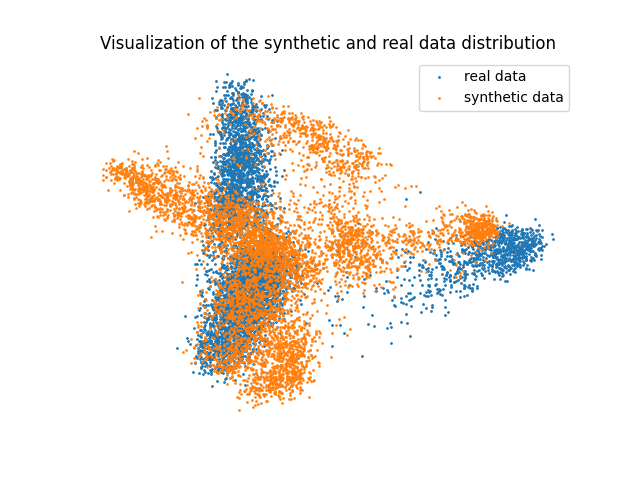

Source code (Python):
# !/usr/bin/env python
# coding: utf-8
#
# Author: Jiaojiao Ye
# Date:   27 June 2024

import os
import torch
import clip
from PIL import Image
import matplotlib.pyplot as plt
from sklearn.preprocessing import StandardScaler
from sklearn.decomposition import PCA

def main():
    # Load feature extractor
    device = "cuda:1" if torch.cuda.is_available() else "cpu"
    model, preprocess = clip.load("ViT-B/32", device=device)
    
    data_folder_root = "/mnt/nas/jiaojiao/data/VOCdevkit/VOC2012/JPEGImages/"
    img_list = "/mnt/nas/jiaojiao/2024/wsss_sam/metadata/pascal/train_aug(id).txt"
    syn_folder_root = "/mnt/nas/jiaojiao/data/VOC_new/VOC2012"
    syn_list = "/mnt/nas/jiaojiao/data/VOC_new/VOC2012/ImageSets/SegmentationAug/train_aug_syn1.txt"
    
    data_folder_root = "/mnt/nas/jiaojiao/data/VOC_new/VOC2012"
    img_list = "/mnt/nas/jiaojiao/data/VOC_new/VOC2012/ImageSets/SegmentationAug/train_aug_syn1.txt"
    syn_folder_root = "/mnt/nas/jiaojiao/data/VOC_new/VOC2012"
    syn_list = "/mnt/nas/jiaojiao/data/VOC_new/VOC2012/ImageSets/SegmentationAug/train_aug_synvoc.txt"

    # Load data
#     with open(img_list) as f:
#         imgs = []
#         for name in f:
#     #         img_list.append(line[:-1])
#             imgs.append(preprocess(Image.open( os.path.join(data_folder_root, name[:-1]+".jpg"))))
    
    with open(img_list) as f:
        imgs = []
        for name in f:
            name, _ = name.split(" ")
            name_new = name.replace(".png", "_new.png")
            try:
                imgs.append(preprocess(Image.open( data_folder_root+ name_new)) )
            except:
                continue
                
                
    # Load synthetic data
    with open(syn_list) as f:
        syns = []
        for name in f:
            name, _ =name.split(" ")
            name_new = name.replace(".png", "_new.png")
            try:
                syns.append(preprocess(Image.open( syn_folder_root+ name_new)) )
            except:
                continue
                
    # Extract features using CLIP encoder
    with torch.no_grad():
        image_embeddings = model.encode_image(torch.stack(imgs[:6000]).to(device))
        syn_embeddings = model.encode_image(torch.stack(syns[:6000]).to(device))

    # PCA on feature matrix
    scaler = StandardScaler()    
    x_scaled = scaler.fit_transform(image_embeddings.cpu())

    # Apply PCA
    pca = PCA(n_components=2)
    x_pca = pca.fit_transform(x_scaled)

    # Sample data
    x = x_pca[:,0]
    y = x_pca[:,1]

    # Synthetic data
    x_syn_scaled = scaler.fit_transform(syn_embeddings.cpu())

    # Apply PCA
    pca = PCA(n_components=2)
    x_syn_pca = pca.fit_transform(x_syn_scaled)


    # Sample data
    x_syn = x_syn_pca[:,0]
    y_syn = x_syn_pca[:,1]

    # Create scatter plot
    plt.scatter(x, y, s=1.0,)
    plt.scatter(x_syn, y_syn,s=1.0, alpha=0.9,  c='tab:orange')

    # Add title and labels
    plt.title("Visualization of the synthetic and real data distribution")
    # plt.xlabel("X-axis")
    # plt.ylabel("Y-axis")
    plt.axis("off")
    plt.legend(['real data', 'synthetic data'])

    # Show plot
#     plt.show()
    plt.savefig("./data_distribution.png")
    plt.close()
    return None


main()